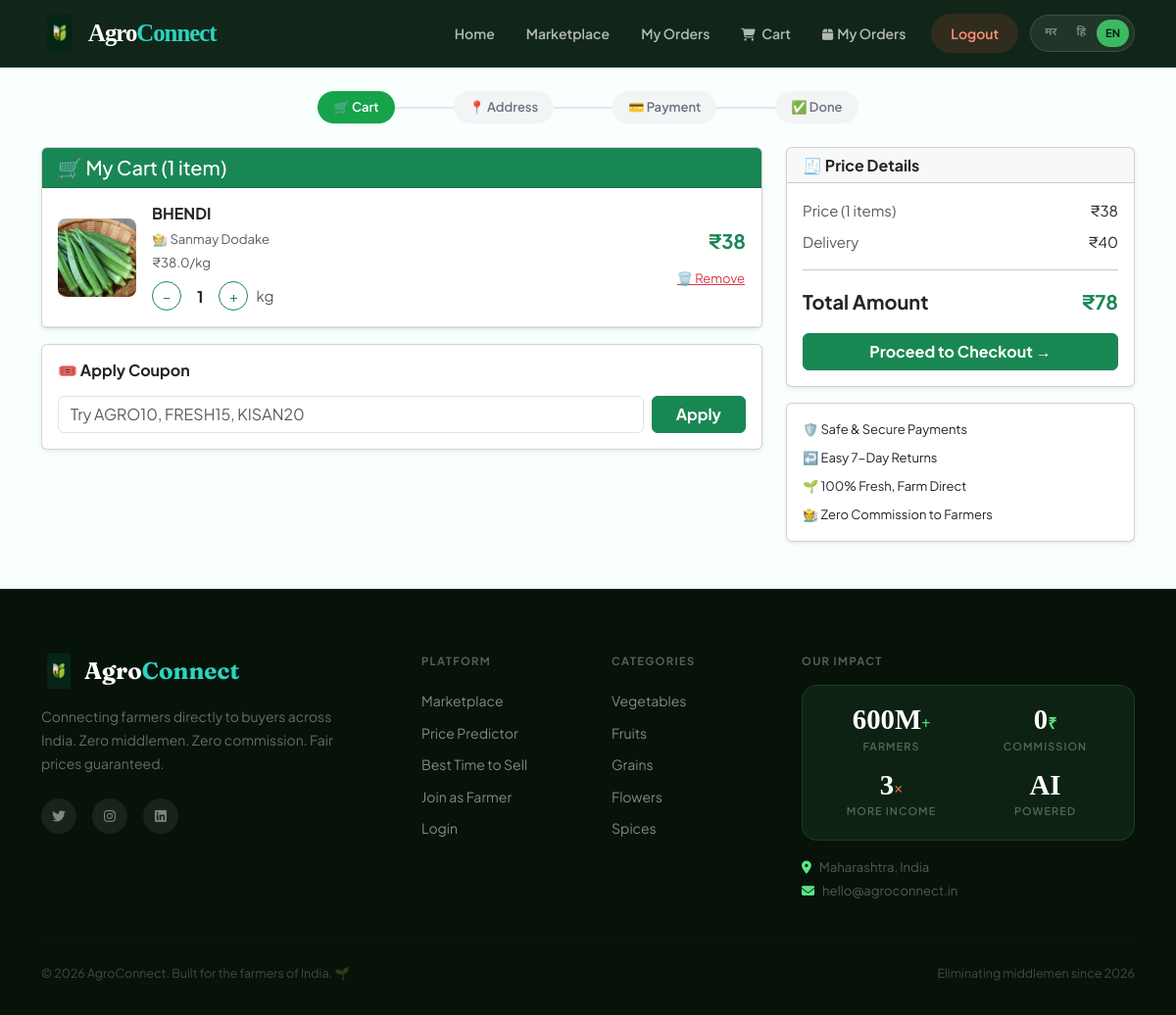
Page /cart (signed in) on the committed database.
### models.py (models this page shows)
class Cart(db.Model):
    __tablename__ = 'cart'
    cart_id    = db.Column(db.Integer, primary_key=True)
    buyer_id   = db.Column(db.Integer, db.ForeignKey('users.user_id'), nullable=False)
    product_id = db.Column(db.Integer, db.ForeignKey('products.product_id'), nullable=False)
    quantity   = db.Column(db.Float)
    added_at   = db.Column(db.DateTime, default=datetime.utcnow)
    product    = db.relationship('Product', foreign_keys=[product_id])

class Product(db.Model):
    __tablename__ = 'products'
    product_id  = db.Column(db.Integer, primary_key=True)
    farmer_id   = db.Column(db.Integer, db.ForeignKey('users.user_id'), nullable=False)
    crop_name   = db.Column(db.String(100), nullable=False)
    category    = db.Column(db.String(50))
    quantity    = db.Column(db.Float)
    unit        = db.Column(db.String(20))
    price       = db.Column(db.Float)
    mrp         = db.Column(db.Float, nullable=True)   # MRP / original price
    description = db.Column(db.Text)
    image       = db.Column(db.String(200), default='default.jpg')
    status      = db.Column(db.String(20), default='available')
    created_at  = db.Column(db.DateTime, default=datetime.utcnow)
    farmer      = db.relationship('User', foreign_keys=[farmer_id])

class User(db.Model):
    __tablename__ = 'users'
    user_id    = db.Column(db.Integer, primary_key=True)
    name       = db.Column(db.String(100), nullable=False)
    email      = db.Column(db.String(100), unique=True, nullable=False)
    password   = db.Column(db.String(200), nullable=False)
    role       = db.Column(db.String(20), nullable=False)
    phone      = db.Column(db.String(15))
    location   = db.Column(db.String(100))
    created_at = db.Column(db.DateTime, default=datetime.utcnow)

### routes/buyer.py (the view)
@buyer.route('/cart')
@buyer_required
def cart():
    buyer_id = session['user_id']
    cart_items = Cart.query.filter_by(buyer_id=buyer_id).all()
    subtotal  = sum(item.product.price * item.quantity for item in cart_items) if cart_items else 0
    mrp_total = sum((item.product.mrp or item.product.price) * item.quantity for item in cart_items) if cart_items else 0
    discount  = mrp_total - subtotal
    delivery  = 0 if subtotal > 500 else 40
    coupon    = session.get('coupon', {})
    coupon_discount = round(subtotal * coupon.get('discount_pct', 0) / 100)
    total     = subtotal - coupon_discount + delivery
    return render_template('buyer/cart.html',
        cart_items=cart_items,
        subtotal=subtotal,
        mrp_total=mrp_total,
        discount=discount,
        delivery=delivery,
        coupon=coupon,
        coupon_discount=coupon_discount,
        total=total
    )

### routes/buyer.py (called while the page is built)
def buyer_required(f):
    @wraps(f)
    def decorated(*args, **kwargs):
        if 'user_id' not in session or session.get('user_role') != 'buyer':
            flash('Please login as buyer.', 'danger')
            return redirect(url_for('auth.login'))
        return f(*args, **kwargs)
    return decorated

### translations.py (called while the page is built)
def t(key, lang='en'):
    entry = TRANSLATIONS.get(key, {})
    return entry.get(lang) or entry.get('en') or key

### templates/buyer/cart.html (shortened to what this page needs)
{% extends 'base.html' %}
{% block content %}
<div class="container mt-4 mb-5">
  <div class="checkout-steps mb-4">
    <div class="step active">🛒 Cart</div>
    <div class="step-line"></div>
    <div class="step">📍 Address</div>
    <div class="step-line"></div>
    <div class="step">💳 Payment</div>
    <div class="step-line"></div>
    <div class="step">✅ Done</div>
  </div>
  <div class="row">
    <div class="col-lg-8">
      <div class="card shadow-sm mb-3">
        <div class="card-header bg-success text-white">
          <h5 class="mb-0">🛒 My Cart ({{ cart_items|length }} item{{ 's' if cart_items|length != 1 }})</h5>
        </div>
        <div class="card-body p-0">
          {% for item in cart_items %}
          <div class="d-flex align-items-center p-3 border-bottom gap-3">
            <img src="{{ url_for('static', filename='images/' ~ (item.product.image or 'default_crop.jpg')) }}"
                 style="width:80px;height:80px;object-fit:cover;border-radius:8px;flex-shrink:0;"
                 onerror="this.src='/static/images/logo.png'">
            <div class="flex-grow-1">
              <h6 class="mb-1 fw-bold">{{ item.product.crop_name }}</h6>
              <small class="text-muted">🧑‍🌾 {{ item.product.farmer.name }}</small><br>
              <small class="text-muted">₹{{ item.product.price }}/{{ item.product.unit or 'kg' }}</small>
              <div class="mt-2 d-flex align-items-center gap-2">
                <form method="POST" action="{{ url_for('buyer.update_cart', item_id=item.cart_id) }}" class="d-inline">
                  <button class="btn btn-outline-success btn-sm rounded-circle" style="width:30px;height:30px;padding:0;">−</button>
                </form>
                <span class="fw-bold px-2 fs-6">{{ item.quantity|int }}</span>
                <form method="POST" action="{{ url_for('buyer.update_cart', item_id=item.cart_id) }}" class="d-inline">
                  <button class="btn btn-outline-success btn-sm rounded-circle" style="width:30px;height:30px;padding:0;">+</button>
                </form>
                <span class="text-muted">{{ item.product.unit or 'kg' }}</span>
              </div>
            </div>
            <div class="text-end flex-shrink-0">
              <div class="fw-bold text-success fs-5">₹{{ (item.product.price * item.quantity)|int }}</div>
              <div class="mt-2">
                <form method="POST" action="{{ url_for('buyer.update_cart', item_id=item.cart_id) }}">
                  <button class="btn btn-link text-danger p-0" style="font-size:13px;">🗑️ Remove</button>
                </form>
              </div>
            </div>
          </div>
          {% else %}
          <div class="text-center py-5">
            <div style="font-size:60px;">🛒</div>
            <h5 class="text-muted mt-2">Your cart is empty</h5>
            <a href="{{ url_for('buyer.marketplace') }}" class="btn btn-success mt-2 px-5">Shop Now</a>
          </div>
          {% endfor %}
        </div>
      </div>
      {% if cart_items %}
      <div class="card shadow-sm mb-3">
        <div class="card-body">
          <h6 class="fw-bold mb-3">🎟️ Apply Coupon</h6>
          {% if coupon %}
          <div class="alert alert-success py-2 mb-0 d-flex justify-content-between align-items-center">
            <span>✅ <strong>{{ coupon.code }}</strong> applied — {{ coupon.discount_pct }}% off!</span>
            <a href="{{ url_for('buyer.remove_coupon') }}" class="text-danger fw-bold text-decoration-none">✕ Remove</a>
          </div>
          {% else %}
          <form method="POST" action="{{ url_for('buyer.apply_coupon') }}" class="d-flex gap-2">
            <input type="text" name="coupon" class="form-control" placeholder="Try AGRO10, FRESH15, KISAN20">
            <button class="btn btn-success px-4 fw-bold">Apply</button>
          </form>
          {% endif %}
        </div>
      </div>
      {% endif %}
    </div>
    {% if cart_items %}
    <div class="col-lg-4">
      <div class="card shadow-sm mb-3">
        <div class="card-header"><h6 class="mb-0 fw-bold">🧾 Price Details</h6></div>
        <div class="card-body">
          <div class="d-flex justify-content-between mb-2">
            <span class="text-muted">Price ({{ cart_items|length }} items)</span>
            <span>₹{{ mrp_total|int }}</span>
          </div>
          <div class="d-flex justify-content-between mb-2">
            <span class="text-muted">Delivery</span>
            <span class="{{ 'text-success fw-bold' if delivery == 0 else '' }}">
              {{ 'FREE' if delivery == 0 else '₹' ~ delivery }}
            </span>
          </div>
          <hr>
          <div class="d-flex justify-content-between fw-bold fs-5 mb-3">
            <span>Total Amount</span>
            <span class="text-success">₹{{ total|int }}</span>
          </div>
          <a href="{{ url_for('buyer.checkout_address') }}" class="btn btn-success w-100 fw-bold">Proceed to Checkout →</a>
        </div>
      </div>
      <div class="card shadow-sm">
        <div class="card-body">
          <div class="mb-2" style="font-size:13px;">🛡️ Safe & Secure Payments</div>
          <div class="mb-2" style="font-size:13px;">↩️ Easy 7-Day Returns</div>
          <div class="mb-2" style="font-size:13px;">🌱 100% Fresh, Farm Direct</div>
          <div style="font-size:13px;">🧑‍🌾 Zero Commission to Farmers</div>
        </div>
      </div>
    </div>
    {% endif %}
  </div>
</div>
{% endblock %}

### static/css/style.css (style rules this page uses)
*, *::before, *::after { box-sizing: border-box; margin: 0; padding: 0; }
html { scroll-behavior: smooth; }
:root { --mint-50: #f0fdf4; --mint-100: #dcfce7; --mint-200: #bbf7d0; --mint-300: #86efac; --mint-400: #4ade80; --mint-500: #22c55e; --mint-600: #16a34a; --mint-700: #15803d; --accent: #2dd4bf; --accent-2: #14b8a6; --accent-3: #0d9488; --accent-glow: rgba(45,212,191,0.22); --accent-pale: rgba(45,212,191,0.10); --accent-rim: rgba(45,212,191,0.28); --green: #22c55e; --green-2: #16a34a; --green-pale: rgba(34,197,94,0.10); --page-bg: #f8fffe; --panel-bg: #ffffff; --hdr-bg: #0a1f12; --hdr-2: #0d2a18; --txt-900: #0a1f12; --txt-700: #1a3a22; --txt-500: #3d6650; --txt-400: #5a7a65; --txt-300: #8aab92; --txt-200: #b0ccb8; --txt-100: #d4e8da; --s-green: #22c55e; --s-amber: #f59e0b; --s-blue: #3b82f6; --s-red: #ef4444; --s-purple: #a855f7; --s-teal: #14b8a6; --bg-green: #f0fdf4; --bg-amber: #fffbeb; --bg-blue: #eff6ff; --bg-red: #fef2f2; --bg-teal: #f0fdfa; --bg-purple: #faf5ff; --border: #e2f0e6; --border-2: #c8e0ce; --border-accent: rgba(45,212,191,0.30); --sh-xs: 0 1px 3px rgba(10,31,18,0.06); --sh-sm: 0 2px 8px rgba(10,31,18,0.08); --sh-md: 0 4px 16px rgba(10,31,18,0.10); --sh-lg: 0 8px 28px rgba(10,31,18,0.12); --sh-xl: 0 16px 48px rgba(10,31,18,0.14); --sh-mint: 0 6px 24px rgba(45,212,191,0.28); --sh-green: 0 6px 20px rgba(34,197,94,0.28); --r-xs: 6px; --r-sm: 10px; --r-md: 14px; --r-lg: 18px; --r-xl: 24px; --r-pill: 100px; --ease: cubic-bezier(.4,0,.2,1); --bg-0:#040c06; --bg-1:#081410; --bg-2:#0d1f14; --g1:#72e89a; --g2:#4cce72; --g3:#35a058; --g4:#236e3c; --g-glow:rgba(114,232,154,.20); --g-pale:rgba(114,232,154,.08); --ink:#0a1f12; --ink-4:rgba(10,31,18,0.45); --field:#22c55e; --field-2:#2dd4bf; --amber:#f59e0b; --orange:#f97316; --red:#ef4444; --blue:#3b82f6; --purple:#a855f7; --t1:#0a1f12; --t2:rgba(10,31,18,.68); --t3:rgba(10,31,18,.40); --shadow-sm:0 2px 8px rgba(10,31,18,.08); --shadow-md:0 4px 16px rgba(10,31,18,.10); --radius-sm:10px; --radius-md:14px; --radius-lg:18px; --radius-pill:100px; --sh-btn: 0 6px 20px rgba(34,197,94,0.30); }
body { font-family: 'Plus Jakarta Sans', sans-serif; background: var(--page-bg); color: var(--txt-700); font-size: 0.9375rem; line-height: 1.6; -webkit-font-smoothing: antialiased; }
.checkout-steps { display: flex; align-items: center; justify-content: center; gap: 0; }
.checkout-steps .step { padding: 6px 16px; border-radius: 20px; font-size: 13px; font-weight: 600; color: #6b7280; background: #f3f4f6; white-space: nowrap; }
.checkout-steps .step.active { background: #16a34a; color: #fff; }
.checkout-steps .step-line { flex: 1; height: 2px; background: #e5e7eb; max-width: 60px; }

### templates/base.html (style rules this page uses)
.checkout-steps { display: flex; align-items: center; justify-content: center; }
.checkout-steps .step { padding: 6px 16px; border-radius: 20px; font-size: 13px; font-weight: 600; color: #6b7280; background: #f3f4f6; white-space: nowrap; }
.checkout-steps .step.active { background: #16a34a; color: #fff; }
.checkout-steps .step-line { flex: 1; height: 2px; background: #e5e7eb; max-width: 60px; }

### rows in the picture
Cart: image (picture), product.crop_name "BHENDI", product.farmer.name "Sanmay Dodake", product.price "38.0", product "kg", quantity "1"
Product: (item.product.price*item.quantity)|int "38"

### other values in the picture
{{ t('nav_home') }} "Home"
{{ t('nav_marketplace') }} "Marketplace"
{{ t('nav_my_orders') }} "My Orders"
{{ t('nav_cart') }} "Cart"
{{ t('nav_logout') }} "Logout"
{{ cart_items|length }} "1"
{{ mrp_total|int }} "38"
{{ 'FREE' if delivery == 0 else '₹' ~ delivery }} "₹40"
{{ total|int }} "78"
{{ t('footer_tagline') }} "Connecting farmers directly to buyers across India. Zero middlemen. Zero commission. Fair prices guaranteed."
{{ t('nav_price') }} "Price Predictor"
{{ t('nav_best_time') }} "Best Time to Sell"
{{ t('nav_login') }} "Login"
{{ cat|capitalize }} "Vegetables" "Fruits" "Grains" "Flowers" "Spices"
{{ t('footer_copy') }} "© 2026 AgroConnect. Built for the farmers of India. 🌱"
